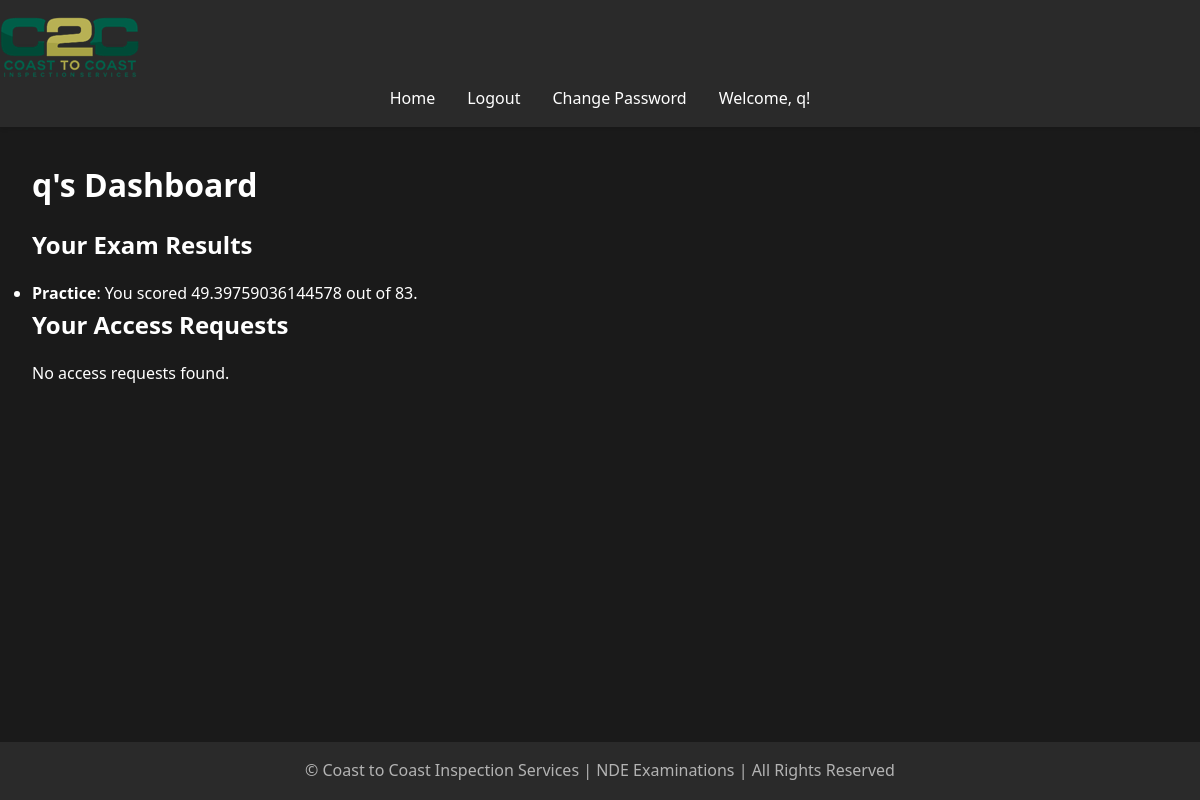
Page /dashboard (signed in) on the committed database.
### models.py (models this page shows, shortened)
class User(UserMixin, db.Model):
    id = db.Column(db.Integer, primary_key=True)
    username = db.Column(db.String(80), unique=True, nullable=False)
    password = db.Column(db.String(120), nullable=False)
    is_admin = db.Column(db.Boolean, default=False)
    exam_results = db.relationship('ExamResult', back_populates='user', lazy=True, cascade="all, delete-orphan")
    accesses = db.relationship('ExamAccess', back_populates='user', lazy=True, cascade="all, delete-orphan")
    access_requests = db.relationship('ExamAccessRequest', back_populates='user', lazy=True, cascade="all, delete-orphan")

class ExamResult(db.Model):
    id = Column(Integer, primary_key=True)
    user_id = Column(Integer, ForeignKey('user.id', ondelete='CASCADE'), nullable=False)
    exam_id = Column(Integer, ForeignKey('exam.id', ondelete='CASCADE'), nullable=False)
    score = Column(Float, nullable=False)
    date_submitted = Column(DateTime, default=datetime.utcnow)
    user = relationship('User', back_populates='exam_results')
    exam = relationship('Exam', back_populates='exam_results')
    missed_questions = relationship('MissedQuestion', back_populates='exam_result', cascade='all, delete-orphan')

class Exam(db.Model):
    __tablename__ = 'exam'
    id = db.Column(db.Integer, primary_key=True)
    title = db.Column(db.String(100), nullable=False)
    question_count = db.Column(db.Integer, nullable=False, default=10)
    exam_results = relationship('ExamResult', back_populates='exam', cascade='all, delete-orphan')
    questions = relationship('Question', back_populates='exam', cascade='all, delete-orphan')
    accesses = db.relationship('ExamAccess', back_populates='exam', lazy=True, cascade="all, delete-orphan")
    access_requests = db.relationship('ExamAccessRequest', back_populates='exam', lazy=True, cascade="all, delete-orphan")

### app.py (the view)
@app.route('/dashboard')
@login_required
def user_dashboard():
    user_requests = ExamAccessRequest.query.filter_by(user_id=current_user.id).all()
    exam_results = ExamResult.query.filter_by(user_id=current_user.id).all()
    return render_template('user_dashboard.html', requests=user_requests, exam_results=exam_results)

### app.py (called while the page is built)
@app.before_request
def reset_session_on_navigation():
    exam_endpoints = ['take_exam', 'submit_exam']
    current_endpoint = request.endpoint
    if current_endpoint is None:
        return

@app.context_processor
def utility_processor():
    def format_pacific_time(utc_dt):
        pacific_time = utc_to_pacific(utc_dt)
        return pacific_time.strftime('%Y-%m-%d %I:%M:%S %p %Z')
    return dict(format_pacific_time=format_pacific_time)

@login_manager.user_loader
def load_user(user_id):
    return User.query.get(int(user_id))

@app.before_request
def manage_exam_session():
    if 'start_new_exam' in request.args:
        session.pop('answers', None)
        session.pop('current_index', None)
        session.pop('start_time', None)
    elif 'exam_submitted' in session and request.endpoint != 'exam_results':
        session.pop('answers', None)
        session.pop('current_index', None)
        session.pop('start_time', None)
        session.pop('exam_submitted', None)

### templates/user_dashboard.html (shortened to what this page needs)
{% extends "base.html" %}
{% block content %}
    <h1>{{ current_user.username }}'s Dashboard</h1>
    <h2>Your Exam Results</h2>
    <ul>
        {% if exam_results %}
            {% for result in exam_results %}
            <li>
                <strong>{{ result.exam.title }}</strong>: You scored {{ result.score }} out of {{ result.exam.questions|length }}.
            </li>
            {% endfor %}
        {% else %}
            <p>No Exam results available.</p>
        {% endif %}
    </ul>
    <h2>Your Access Requests</h2>
    <ul>
        {% if requests %}
            {% for request in requests %}
            <li>
                Exam: <strong>{{ request.exam.title }}</strong> - Status: {{ request.status }}
            </li>
            {% endfor %}
        {% else %}
            <p>No access requests found.</p>
        {% endif %}
    </ul>
{% endblock %}

### templates/base.html (shortened to what this page needs)
<!DOCTYPE html>
<html lang="en">
<head>
    <link rel="stylesheet" href="{{ url_for('static', filename='css/style.css') }}">
</head>
<body>
    <header>
        <nav class="navbar">
            <a class="navbar-brand" href="{{ url_for('home') }}">
                <img src="{{ url_for('static', filename='images/logo.png') }}" alt="Logo" class="logo">
            </a>
            <ul class="navbar-nav">
                <li><a href="{{ url_for('home') }}">Home</a></li>
                {% if current_user.is_authenticated %}
                    <li><a href="{{ url_for('logout') }}">Logout</a></li>
                    <li><a href="{{ url_for('change_password') }}">Change Password</a></li>
                    <li class="user-welcome">
                        <span>Welcome, {{ current_user.username }}!</span>
                    </li>
                {% else %}
                    <li><a href="{{ url_for('login') }}">Login</a></li>
                    <li><a href="{{ url_for('register') }}">Register</a></li>
                {% endif %}
            </ul>
        </nav>
    </header>
    <main>
        {% block content %}{% endblock %}
    </main>
    <footer>
        <p>&copy; Coast to Coast Inspection Services | NDE Examinations | All Rights Reserved</p>
    </footer>
</body>
</html>

### static/css/style.css (style rules this page uses)
:root { --bg-primary: #1a1a1a; --bg-secondary: #2a2a2a; --text-primary: #ffffff; --text-secondary: #b3b3b3; --accent-color: #87c787; --error-color: #cf6679; --success-color: #03dac6; }
* { box-sizing: border-box; margin: 0; padding: 0; }
body { font-family: 'Segoe UI', Tahoma, Geneva, Verdana, sans-serif; line-height: 1.6; color: var(--text-primary); background-color: var(--bg-primary); min-height: 100vh; display: flex; flex-direction: column; }
header { background-color: var(--bg-secondary); padding: 1rem 0; box-shadow: 0 2px 4px rgba(0,0,0,0.1); }
nav ul { display: flex; justify-content: center; align-items: center; height: 100%; list-style-type: none; margin: 0; padding: 0; }
nav ul li { margin: 0 1rem; }
nav ul li a { color: var(--text-primary); text-decoration: none; font-weight: 500; transition: color 0.3s ease; }
main { flex: 1; padding: 2rem; max-width: 1200px; margin: 0 auto; width: 100%; }
h1, h2, h3 { margin-bottom: 1rem; color: var(--text-primary); }
a { color: var(--accent-color); text-decoration: none; transition: color 0.3s ease; }
footer { text-align: center; padding: 1rem 0; background-color: var(--bg-secondary); color: var(--text-secondary); }

### rows in the picture
User: username "q"
ExamResult: exam "Practice", score "49.39759036144578", exam.questions|length "83"
